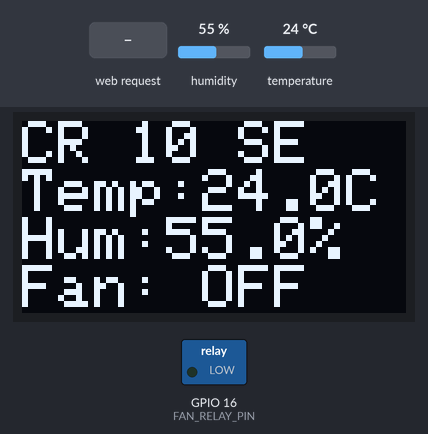
A sketch run on a simulated ESP32. On the bench: 128×64 one-colour display, switched loads named in the sketch (green lamp = pin HIGH). The test bench sets the inputs (shaded band); at power-on: humidity 55 %, temperature 24 °C. WiFi joins after 1.5 s; servers stay silent unless stated; not simulated (calls return 0 or success): WiFiCredentials.h; what the sketch prints to the serial monitor is not drawn.

Above: at 5.8 s.
5.9 s: HTTP request GET /fan-relay?on=true received
At 7.3 s:
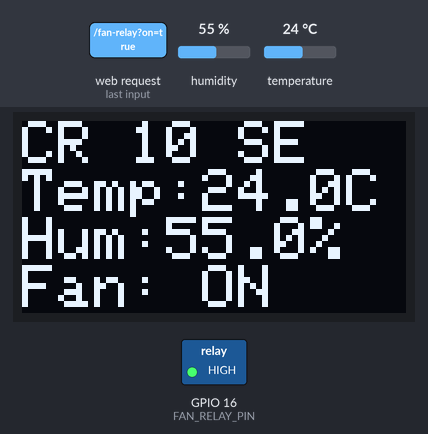
8.2 s: humidity set to 22 %
At 9.7 s:
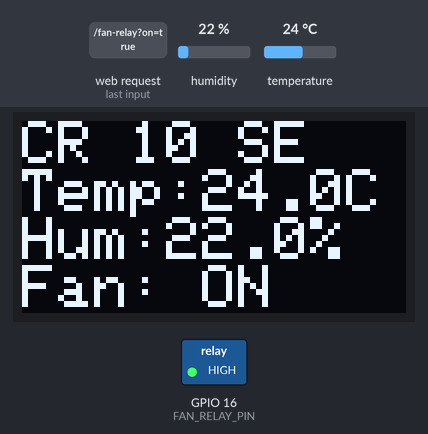
10.3 s: HTTP request GET /fan-relay?on=false received
At 12.0 s:
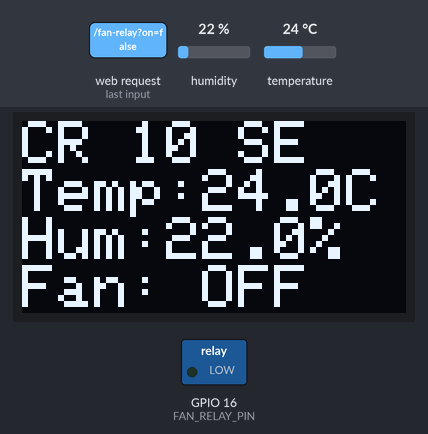
12.3 s: temperature set to 12 °C
At 13.4 s:
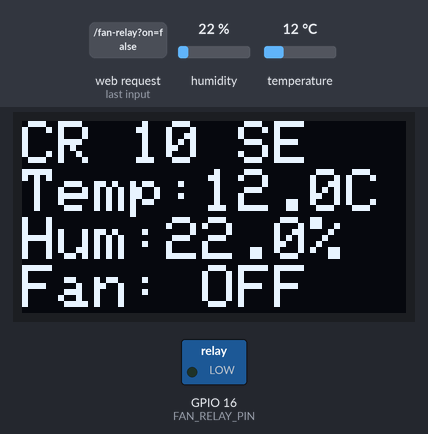
14.4 s: humidity set to 40 %
At 15.8 s:
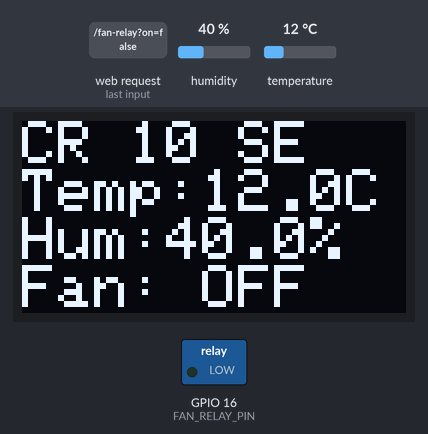
16.4 s: temperature set to 19 °C
At 18.2 s:
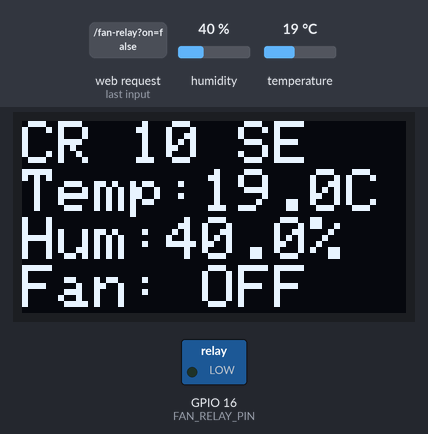
Timing chart, 0 to 19.5 s (numbered marks = the images above; inputs shaded):
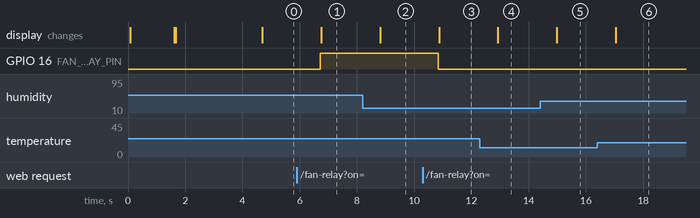

The sketch:

esp32-enclosure-control.ino
```cpp
#include <WiFi.h>
#include <DHT.h>
#include <WiFiCredentials.h>
#include <Adafruit_GFX.h>
#include <Adafruit_SSD1306.h>
#include <SPI.h>

#define DHTPIN 4
#define DHTTYPE DHT22
#define FAN_RELAY_PIN 16  // Pin for relay control

DHT dht(DHTPIN, DHTTYPE);
// oled
#define OLED_DC    17
#define OLED_RESET 2
#define OLED_CS    -1  // or -1 if tied to GND

Adafruit_SSD1306 display(128, 64, &SPI, OLED_DC, OLED_RESET, OLED_CS);

WiFiServer server(80);

bool isFanRelayOn() {
  return digitalRead(FAN_RELAY_PIN) == HIGH;
}

// Terminal-style line output
int currentLine = 0;
const int lineHeight = 8; // for font size 1

String moduleName = "Creality cr 10 se";

void printToOLED(String msg) {
  display.setCursor(0, currentLine * lineHeight);
  display.println("> " + msg);
  display.display();
  currentLine++;

  if (currentLine * lineHeight >= 64) {
    delay(1000); // Optional pause before clearing
    display.clearDisplay();
    currentLine = 0;
  }
}

void setup() {
  Serial.begin(115200);
  dht.begin();

  // oled start
  if (!display.begin(SSD1306_SWITCHCAPVCC)) {
    Serial.println("SSD1306 allocation failed");
    for (;;); // halt
  }

  display.clearDisplay();
  display.setTextColor(SSD1306_WHITE);
  display.setTextSize(1);

  // Terminal-style OLED prints
  printToOLED("Hello from ESP32!");
  printToOLED("Connecting WiFi...");

  Serial.println("Connecting to WiFi...");
  WiFi.begin(SSID, PASSWORD);
  while (WiFi.status() != WL_CONNECTED) {
    delay(500);
    Serial.print(".");
  }

  printToOLED("WiFi connected.");
  printToOLED("IP:");
  printToOLED(WiFi.localIP().toString());

  Serial.println("\nWiFi connected. IP address:");
  Serial.println(WiFi.localIP());

  server.begin();
  pinMode(FAN_RELAY_PIN, OUTPUT);
  delay(3000);
}

void loop() {
  float temp = dht.readTemperature();
  float hum = dht.readHumidity();

  WiFiClient client = server.available();
  if (client) {
    Serial.println("Client connected");

    String request = "";
    while (client.connected()) {
      if (client.available()) {
        char c = client.read();
        request += c;
        if (c == '\n' && request.endsWith("\r\n\r\n")) {
          break;
        }
      }
    }

    // Parse relay command
    if (request.indexOf("GET /fan-relay?on=true") >= 0) {
      digitalWrite(FAN_RELAY_PIN, HIGH);
      Serial.println("Fan Relay ON");
    } else if (request.indexOf("GET /fan-relay?on=false") >= 0) {
      digitalWrite(FAN_RELAY_PIN, LOW);
      Serial.println("Fan Relay OFF");
    }

    // Serve JSON response
    client.println("HTTP/1.1 200 OK");
    client.println("Content-Type: application/json; charset=utf-8\r\n");
    client.printf(
      "{\"temperature\": %.1f, \"humidity\": %.1f, \"fanStatus\": %s, \"moduleName\": \"%s\"}\n",
      temp, hum, isFanRelayOn() ? "true" : "false", moduleName.c_str()
    );
    client.flush();
    client.stop();
    Serial.println("Client disconnected");
  }

  // Update oled
  display.clearDisplay();
  display.setTextSize(2);
  display.setTextColor(SSD1306_WHITE);
  display.setCursor(0, 0);
  display.printf("CR 10 SE\n");
  display.printf("Temp:%.1fC\n", temp);
  display.printf("Hum:%.1f%%\n", hum);
  display.printf("Fan: %s", isFanRelayOn() ? "ON" : "OFF");
  display.display();

  delay(1000);  // Refresh every second
}
```

Measured:
- after the input at 5.9 s, GPIO 16 (FAN_RELAY_PIN): LOW → HIGH after 0.83 s; the display: changes after 0.85 s (image 1)
- after the input at 8.2 s, the display: changes after 0.61 s (image 2)
- after the input at 10.3 s, GPIO 16 (FAN_RELAY_PIN): HIGH → LOW after 0.54 s; the display: changes after 0.57 s (image 3)
- after the input at 12.3 s, the display: changes after 0.63 s (image 4)
- after the input at 14.4 s, the display: changes after 0.58 s (image 5)
- after the input at 16.4 s, the display: changes after 0.64 s (image 6)
